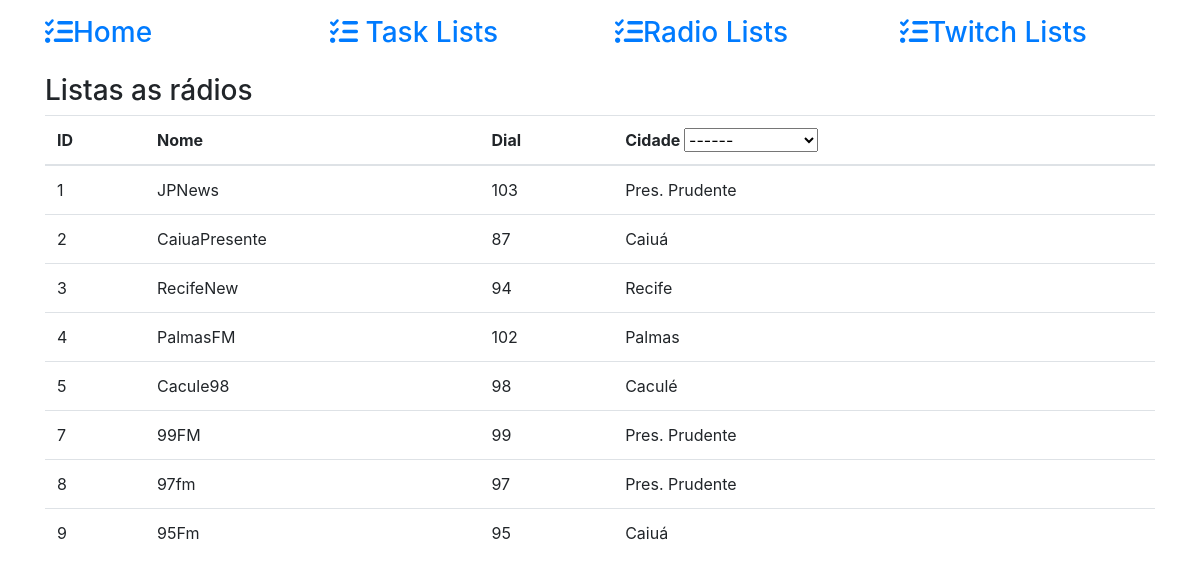
/radios/, run on the app's committed database.
### radio/models.py (models this page shows, shortened)
class Radio(models.Model):
    name = models.CharField(
        "Nome",
        max_length=20
    )
    dial = models.CharField(
        "Canal",
        max_length=5
    )
    cities = models.ForeignKey(
        City,
        on_delete=models.PROTECT,
        null=True, blank=True
    )
    class Meta:
        verbose_name = "Rádio"
        verbose_name_plural = "Rádios"

class City(models.Model):
    locality = models.CharField(
        "Localidade",
        max_length=30
    )
    def __str__(self):
        return self.locality
    class Meta:
        verbose_name = "Cidade"
        verbose_name_plural = "Cidades"

### radio/views.py (the view)
# urls.py: path("", v.list_radios, name="list-radios"),
def list_radios(request):
    template_name = 'radio/list_radios.html'
    radios = Radio.objects.all()
    cities = City.objects.all()
    id_city = 0
    if request.GET.get('id_city'):
        order_city = City.objects.filter(id=request.GET.get('id_city'))
        radios = Radio.objects.filter(cities=request.GET.get('id_city'))
        id_city = int(request.GET.get('id_city'))
    context = {
        'radios': radios,
        'cities': cities,
        'id_city': id_city
    }
    return render(request, template_name, context)

### templates/radio/list_radios.html (shortened to what this page needs)
{% extends 'base.html' %}
{% block content %}
    <h3>Listas as rádios</h3>
    <table class="table">
        <thead>
            <tr>
                <th hx-get="{% url 'radio:order-radios-by-id' %}"
                    hx-target="#radioTbody"
                    hx-indicator=".htmx-indicator">
                    ID
                </th>
                <th hx-get="{% url 'radio:order-radios-by-name' %}"
                    hx-target="#radioTbody">
                    Nome
                </th>
                <th hx-get="{% url 'radio:order-radios-by-dial' %}"
                    hx-target="#radioTbody">
                    Dial
                </th>
                <th>Cidade
                    <select name="id_city" id=""
                            hx-get="{% url 'radio:list-radios' %}"
                            hx-target="#radioTbody">
                        <option value="">------</option>
                    </select>
                </th>
            </tr>
        </thead>
        <tbody id="radioTbody">
            {% include "./radio_table.html" %}
        </tbody>
    </table>
{% endblock content %}

### templates/base.html (shortened to what this page needs)
{% load static %}
<!doctype html>
<html lang="en">
<head>
    <link rel="stylesheet" href="https://cdn.jsdelivr.net/npm/bootstrap@4.5.3/dist/css/bootstrap.min.css"
>
</head>
<body>
<div class="container">
    {% block nav %}
        {% include './nav.html' %}
    {% endblock nav %}
    {% block content %}
    {% endblock content %}
</div>
</body>
</html>

### templates/nav.html
{% block nav %}
<div class="row my-3">
    <div class="col">
        <a href="{% url 'index' %}">
            <h3><i class="fas fa-tasks"></i>Home</h3>
        </a>
    </div>
    <div class="col">
        <a href="{% url 'tasks:tasklist-list' %}">
            <h3><i class="fas fa-tasks"></i> Task Lists</h3>
        </a>
    </div>
    <div class="col">
        <a href="{% url 'radio:list-radios' %}">
            <h3><i class="fas fa-tasks"></i>Radio Lists</h3>
        </a>
    </div>
    <div class="col">
        <a href="{% url 'twitch:list-twitch' %}">
            <h3><i class="fas fa-tasks"></i>Twitch Lists</h3>
        </a>
    </div>
</div>
{% endblock nav %}

### templates/radio/radio_table.html
{% for object in radios %}
    {% include "./hx/radio_result_hx.html" %}
{% endfor %}

### templates/radio/hx/radio_result_hx.html
<tr id="trRadio{{ object.pk }}">
    <td>{{ object.pk }}</td>
    <td>{{ object.name }}</td>
    <td>{{ object.dial }}</td>
    <td>{{ object.cities }}</td>
</tr>

### data on the page
Radio: pk "1", name "JPNews", dial "103", cities "Pres. Prudente"
Radio: pk "2", name "CaiuaPresente", dial "87", cities "Caiuá"
Radio: pk "3", name "RecifeNew", dial "94", cities "Recife"
Radio: pk "4", name "PalmasFM", dial "102", cities "Palmas"
Radio: pk "5", name "Cacule98", dial "98", cities "Caculé"
Radio: pk "7", name "99FM", dial "99", cities "Pres. Prudente"
Radio: pk "8", name "97fm", dial "97", cities "Pres. Prudente"
Radio: pk "9", name "95Fm", dial "95", cities "Caiuá"
